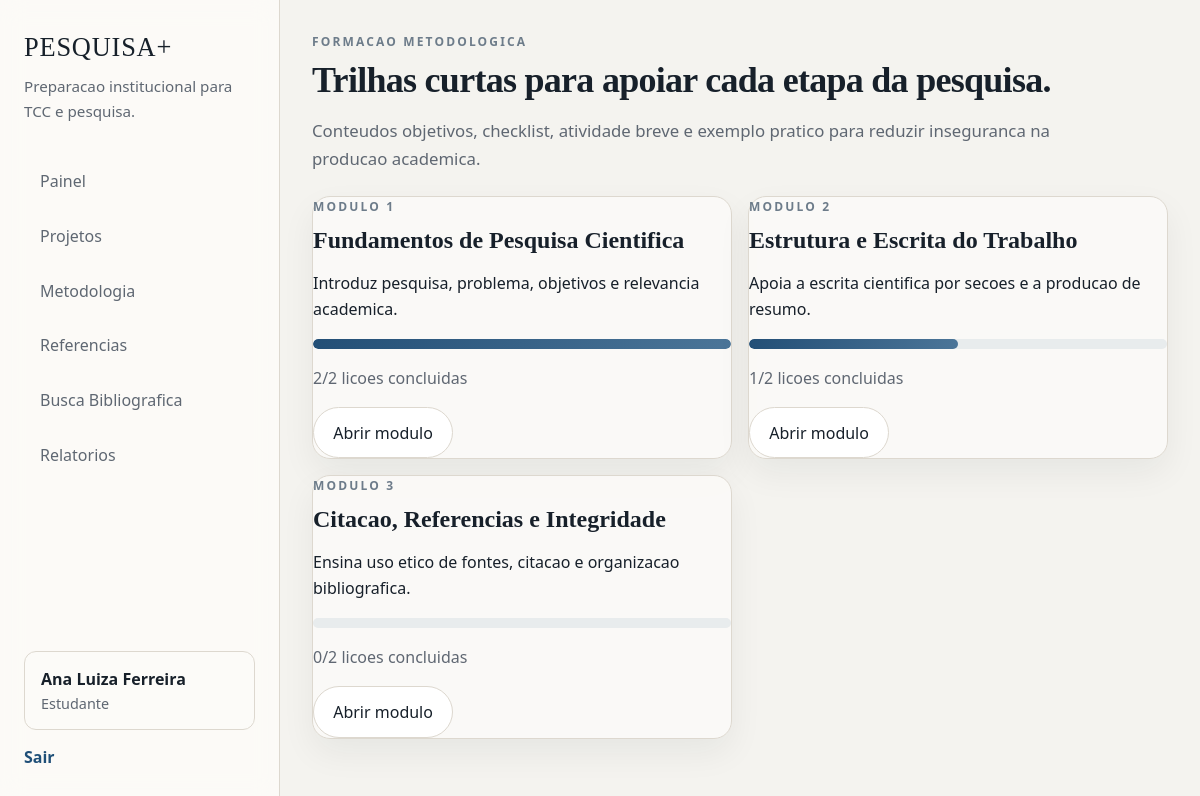
Screenshot of /methodology/ (signed in) with the database file from the repository.
### app/models/domain.py (models this page shows, shortened)
class User(UserMixin, db.Model):
    __tablename__ = "users"
    id = db.Column(db.Integer, primary_key=True)
    full_name = db.Column(db.String(120), nullable=False)
    email = db.Column(db.String(120), unique=True, nullable=False, index=True)
    password_hash = db.Column(db.String(255), nullable=False)
    role_id = db.Column(db.Integer, db.ForeignKey("roles.id"), nullable=False)
    course_name = db.Column(db.String(120))
    institution = db.Column(db.String(120))
    created_at = db.Column(db.DateTime, default=utcnow, nullable=False)
    last_login_at = db.Column(db.DateTime)
    is_active_user = db.Column(db.Boolean, default=True, nullable=False)
    role = db.relationship("Role", back_populates="users")
    student_profile = db.relationship("StudentProfile", back_populates="user", uselist=False)
    teacher_profile = db.relationship("TeacherProfile", back_populates="user", uselist=False)
    student_projects = db.relationship(
        "ResearchProject",
        back_populates="student",
        foreign_keys="ResearchProject.student_id",
    )
    advised_projects = db.relationship(
        "ResearchProject",
        back_populates="advisor",
        foreign_keys="ResearchProject.advisor_id",
    )
    audit_logs = db.relationship("AuditLog", back_populates="user")
    report_snapshots = db.relationship("ReportSnapshot", back_populates="generated_by")
    @property
    def role_slug(self):
        return self.role.slug if self.role else None
    @property
    def active_project(self):
        if not self.student_projects:
            return None
        return sorted(self.student_projects, key=lambda item: item.updated_at or item.created_at, reverse=True)[0]
    @property
    def is_active(self):
        return self.is_active_user

class Role(db.Model):
    __tablename__ = "roles"
    id = db.Column(db.Integer, primary_key=True)
    slug = db.Column(db.String(50), unique=True, nullable=False)
    name = db.Column(db.String(80), nullable=False)
    description = db.Column(db.Text)
    users = db.relationship("User", back_populates="role")

class MethodologyModule(db.Model):
    __tablename__ = "methodology_modules"
    id = db.Column(db.Integer, primary_key=True)
    slug = db.Column(db.String(60), unique=True, nullable=False)
    title = db.Column(db.String(120), nullable=False)
    overview = db.Column(db.Text)
    order_index = db.Column(db.Integer, default=0, nullable=False)
    lessons = db.relationship(
        "ModuleLesson",
        back_populates="module",
        cascade="all, delete-orphan",
        order_by="ModuleLesson.order_index",
    )

### app/methodology/routes.py (the view)
@methodology_bp.route("/")
@login_required
def index():
    catalog = get_catalog_for_student(current_user.id) if current_user.role_slug == "student" else None
    modules = MethodologyModule.query.order_by(MethodologyModule.order_index).all()
    return render_template("methodology/index.html", modules=modules, catalog=catalog)

### app/__init__.py (called while the page is built)
def create_app(config_class=DevelopmentConfig):
    load_dotenv()
    app = Flask(__name__)
    app.config.from_object(config_class)
    db.init_app(app)
    login_manager.init_app(app)
    from .models import domain  # noqa: F401
    from .models import load_user  # noqa: F401
    app.register_blueprint(main_bp)
    app.register_blueprint(auth_bp)
    app.register_blueprint(projects_bp)
    app.register_blueprint(methodology_bp)
    app.register_blueprint(references_bp)
    app.register_blueprint(bibliographic_search_bp)
    app.register_blueprint(advisor_bp)
    app.register_blueprint(admin_bp)
    app.register_blueprint(reports_bp)
    register_commands(app)
    @app.context_processor
    def inject_shell():
        return {
            "app_name": app.config["APP_NAME"],
            "institution_name": app.config["INSTITUTION_NAME"],
        }
    return app

### app/models/__init__.py (called while the page is built)
@login_manager.user_loader
def load_user(user_id):
    return db.session.get(User, int(user_id))

### app/services/methodology_service.py (called while the page is built)
def get_catalog_for_student(student_id):
    modules = MethodologyModule.query.order_by(MethodologyModule.order_index).all()
    progress_map = {
        entry.lesson_id: entry
        for entry in LessonProgress.query.filter_by(student_id=student_id).all()
    }
    catalog = []
    for module in modules:
        completed = sum(
            1
            for lesson in module.lessons
            if progress_map.get(lesson.id) and progress_map[lesson.id].is_completed
        )
        total = len(module.lessons)
        catalog.append(
            {
                "module": module,
                "completed": completed,
                "total": total,
                "progress": percentage(completed, total),
            }
        )
    return catalog

### app/utils/helpers.py (called while the page is built)
def percentage(part, whole):
    if not whole:
        return 0
    return round((part / whole) * 100)

### app/templates/methodology/index.html (shortened to what this page needs)
{% extends 'base.html' %}
{% block content %}
<section class="page-shell">
    <div class="page-header">
        <p class="eyebrow">Formacao metodologica</p>
        <h1 class="page-title">Trilhas curtas para apoiar cada etapa da pesquisa.</h1>
        <p class="page-subtitle">Conteudos objetivos, checklist, atividade breve e exemplo pratico para reduzir inseguranca na producao academica.</p>
    </div>
    <div class="module-grid">
        {% for module in modules %}
            {% set progress = (catalog | selectattr('module.id', 'equalto', module.id) | list | first) if catalog else None %}
            <article class="module-card">
                <p class="panel-label">Modulo {{ loop.index }}</p>
                <h2>{{ module.title }}</h2>
                <p>{{ module.overview }}</p>
                {% if progress %}
                    <div class="progress-bar"><span style="width: {{ progress.progress }}%"></span></div>
                    <p class="muted">{{ progress.completed }}/{{ progress.total }} licoes concluidas</p>
                {% endif %}
                <a href="{{ url_for('methodology.module_detail', slug=module.slug) }}" class="button button-secondary">Abrir modulo</a>
            </article>
        {% endfor %}
    </div>
</section>
{% endblock %}

### app/templates/base.html (shortened to what this page needs)
<!doctype html>
<html lang="pt-BR">
<head>
    <link rel="stylesheet" href="{{ url_for('static', filename='css/app.css') }}">
</head>
<body class="{% if current_user.is_authenticated %}app-body{% else %}public-body{% endif %}">
    {% if current_user.is_authenticated %}<div class="app-shell">
        <aside class="sidebar">
            <div class="brand-block">
                <a href="{{ url_for('main.dashboard') }}" class="brand-link">{{ app_name }}</a>
                <p class="brand-meta">Preparacao institucional para TCC e pesquisa.</p>
            </div>
            <nav class="nav-block">
                <a href="{{ url_for('main.dashboard') }}" class="nav-link">Painel</a>
                <a href="{{ url_for('projects.index') }}" class="nav-link">Projetos</a>
                <a href="{{ url_for('methodology.index') }}" class="nav-link">Metodologia</a>
                {% if current_user.role_slug == 'student' and current_user.active_project %}
                    <a href="{{ url_for('references.project_references', project_id=current_user.active_project.id) }}" class="nav-link">Referencias</a>
                    <a href="{{ url_for('bibliographic_search.index', project_id=current_user.active_project.id) }}" class="nav-link">Busca Bibliografica</a>
                {% endif %}
                <a href="{{ url_for('reports.index') }}" class="nav-link">Relatorios</a>
            </nav>
            <div class="sidebar-footer">
                <div class="user-chip">
                    <strong>{{ current_user.full_name }}</strong>
                    <span>{{ current_user.role.name }}</span>
                </div>
                <a href="{{ url_for('auth.logout') }}" class="text-link">Sair</a>
            </div>
        </aside>
        <main class="main-panel">
    {% else %}
        {% include 'partials/_flash.html' %}
    {% endif %}
    {% block content %}{% endblock %}
    {% if current_user.is_authenticated %}
        </main>
    </div>
    {% endif %}
</body>
</html>

### app/static/css/app.css (style rules this page uses)
:root { --bg: #f4f3ef; --surface: #fcfbf8; --surface-strong: #ffffff; --line: #ddd8cf; --line-strong: #c8c1b7; --text: #17202a; --muted: #5f6772; --primary: #1f4f78; --primary-soft: #e9f0f6; --accent: #6d7c8a; --success: #3d6b57; --success-soft: #e6f1ea; --warning: #9a6a2f; --warning-soft: #f8ecdd; --danger: #9c4c4c; --danger-soft: #f6e7e7; --shadow: 0 14px 34px rgba(23, 32, 42, 0.06); --radius: 18px; --radius-sm: 12px; --space-1: 0.35rem; --space-2: 0.65rem; --space-3: 1rem; --space-4: 1.5rem; --space-5: 2rem; --space-6: 3rem; --font-body: "Segoe UI", "Aptos", "Trebuchet MS", sans-serif; --font-heading: Georgia, Cambria, "Times New Roman", serif; }
* { box-sizing: border-box; }
html { scroll-behavior: smooth; }
body { margin: 0; font-family: var(--font-body); color: var(--text); background: var(--bg); }
a { color: inherit; text-decoration: none; }
p, li { line-height: 1.65; }
.app-body { min-height: 100vh; }
.app-shell { min-height: 100vh; display: grid; grid-template-columns: 280px minmax(0, 1fr); }
.sidebar { position: sticky; top: 0; min-height: 100vh; padding: var(--space-5) var(--space-4); background: rgba(252, 251, 248, 0.92); backdrop-filter: blur(12px); border-right: 1px solid var(--line); display: flex; flex-direction: column; gap: var(--space-5); }
.brand-link { display: inline-block; font-family: var(--font-heading); font-size: 1.65rem; letter-spacing: 0.03em; }
.brand-meta { margin: 0.7rem 0 0; color: var(--muted); font-size: 0.95rem; }
.nav-block { display: flex; flex-direction: column; gap: 0.35rem; }
.nav-link { padding: 0.85rem 1rem; border-radius: 999px; color: var(--muted); transition: background-color 0.2s ease, color 0.2s ease, transform 0.2s ease; }
.sidebar-footer { margin-top: auto; display: flex; flex-direction: column; gap: 1rem; }
.user-chip { padding: 1rem; background: var(--surface); border: 1px solid var(--line); border-radius: var(--radius-sm); }
.user-chip strong, .user-chip span { display: block; }
.user-chip span { color: var(--muted); margin-top: 0.25rem; font-size: 0.9rem; }
.main-panel { padding: var(--space-5); }
.page-shell { max-width: 1240px; margin: 0 auto; display: flex; flex-direction: column; gap: var(--space-4); }
.page-header { max-width: 920px; }
.eyebrow, .panel-label { margin: 0 0 0.6rem; text-transform: uppercase; letter-spacing: 0.18em; color: var(--accent); font-size: 0.75rem; font-weight: 700; }
.page-title, .hero-title { margin: 0; font-family: var(--font-heading); font-weight: 600; line-height: 1.1; letter-spacing: -0.02em; }
.page-title { font-size: clamp(2rem, 3vw, 3.3rem); }
.page-subtitle, .hero-copy { margin: 1rem 0 0; color: var(--muted); font-size: 1.05rem; max-width: 780px; }
.hero-panel, .hero-card, .panel, .metric-card, .module-card, .auth-card, .reference-item, .stage-card { background: rgba(252, 251, 248, 0.86); border: 1px solid var(--line); border-radius: var(--radius); box-shadow: var(--shadow); }
.hero-card h2, .module-card h2, .panel-title { margin: 0; font-family: var(--font-heading); }
.metric-grid, .content-grid, .module-grid, .definition-grid, .stage-grid { display: grid; gap: 1rem; }
.module-grid, .stage-grid { grid-template-columns: repeat(2, minmax(0, 1fr)); }
.metric-label, .metric-note, .muted { color: var(--muted); }
.button, .icon-button, .toggle-check { display: inline-flex; align-items: center; justify-content: center; gap: 0.45rem; border-radius: 999px; padding: 0.86rem 1.2rem; border: 1px solid transparent; cursor: pointer; transition: transform 0.18s ease, background-color 0.2s ease, border-color 0.2s ease; }
.button-secondary, .button-tertiary, .icon-button, .toggle-check { background: var(--surface-strong); border-color: var(--line); color: var(--text); }
.text-link { color: var(--primary); font-weight: 600; }
.progress-bar { width: 100%; height: 10px; background: rgba(31, 79, 120, 0.08); border-radius: 999px; overflow: hidden; margin-top: 0.9rem; }
.progress-bar span { display: block; height: 100%; border-radius: inherit; background: linear-gradient(90deg, #234f76 0%, #4b7598 100%); }

### rows the page displays
User: full_name "Ana Luiza Ferreira"
Role: role.name "Estudante"
MethodologyModule: title "Fundamentos de Pesquisa Cientifica", overview "Introduz pesquisa, problema, objetivos e relevancia academica.", {{ progress.progress }} 100 (drawn), completed "2", total "2"
MethodologyModule: title "Estrutura e Escrita do Trabalho", overview "Apoia a escrita cientifica por secoes e a producao de resumo.", {{ progress.progress }} 50 (drawn), completed "1", total "2"
MethodologyModule: title "Citacao, Referencias e Integridade", overview "Ensina uso etico de fontes, citacao e organizacao bibliografica.", completed "0", total "2"

### other values shown
{{ app_name }} "PESQUISA+"
